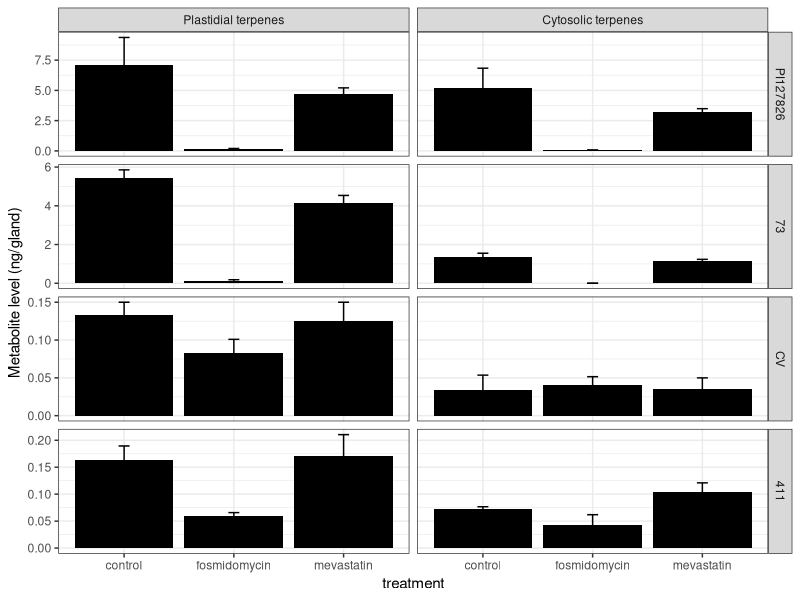

The R script that drew this image:
library(ggplot2)
library(tidyverse)

df <- read.csv(file = "Figure_5/20190115_ng_trichome_all.csv", header = TRUE, check.names = FALSE)
df$day = as.factor(df$day)
df[is.na(df)] = 0

#Filter-out F2_303 because it doesn't have the P450
df = df %>% filter(., genotype != "303")

#Make data tidy
df.long = gather(
  data = df,
  key = "metabolite",
  value = level,
  -sample, -genotype, -phenotype, -treatment,-day)
head(df.long)
df.long$metabolite = as.factor(df.long$metabolite)
df.long$level = as.numeric(df.long$level)
df.long$genotype = factor(df.long$genotype, 
                          levels = c("PI127826", "73", "CV", "411"),
                          ordered = TRUE)

my.theme = 
  theme(text = element_text(),
        axis.text.x = element_text(size = 8, colour = "black", angle = 30, hjust = 1),
        axis.text.y = element_text(size = 8, colour = "black"),
        strip.background = element_blank(),
        panel.grid.major = element_blank(),
        panel.grid.minor = element_blank(),
        panel.border = element_rect(),
        panel.background = element_rect(fill = NA, color = "black"),
        strip.text.x = element_text(size=8, colour = "black")
  )+
  theme_bw()

metabolite.labels = c("Plastidial terpenes", "Cytosolic terpenes")
names(metabolite.labels) = c("total_MEP_terpenes", "total_MVA_terpenes")

#Barplot

df.long %>% 
  dplyr::group_by(genotype, phenotype, treatment, day, metabolite) %>%
  dplyr::summarise(mean_level = mean(level), se = sd(level)/sqrt(n())) %>%
  filter(metabolite %in% c("total_MVA_terpenes", "total_MEP_terpenes") & 
         day == "14") %>%
  
  ggplot(aes(x=treatment, y=mean_level, fill = phenotype)) +
  geom_bar(stat = "identity", fill = "black")+
  geom_errorbar(aes(x=treatment, ymin = mean_level- se, ymax = mean_level + se), width=0.1)+
  facet_grid(genotype~metabolite, scale = "free",
             labeller = labeller(metabolite = metabolite.labels)) +
  labs(y = "Metabolite level (ng/gland)")+
  my.theme

###### Statistics #######

